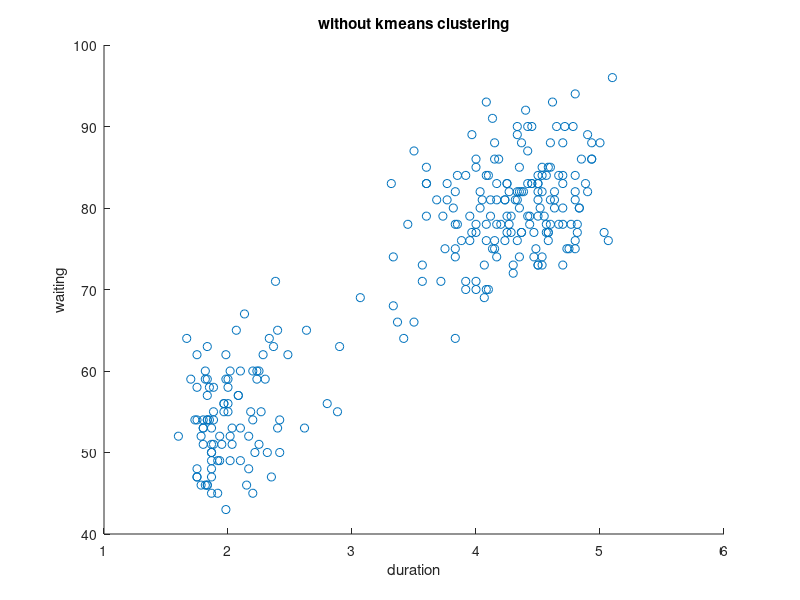
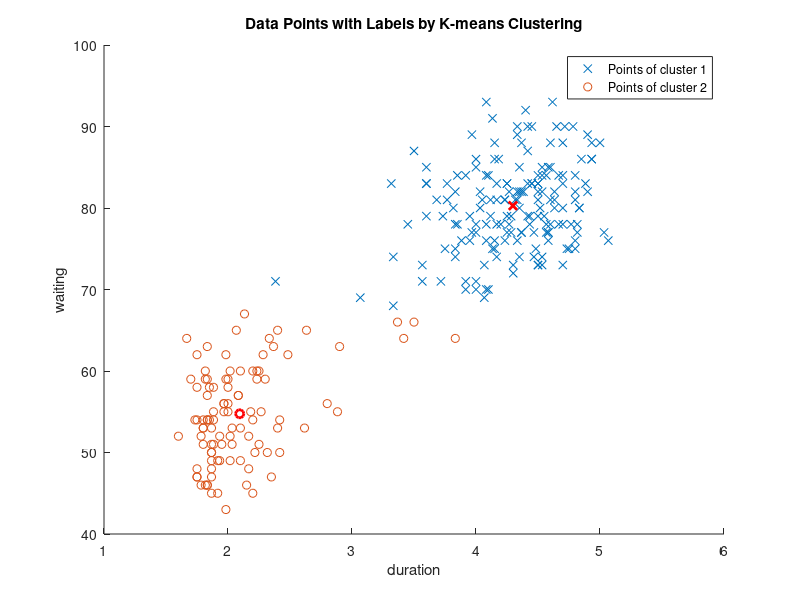

These figures' MATLAB source, in order: (Note: this script raises an error after producing the figures.)
clear
clc
close all
duration = load('duration.mat');
duration = duration.duration;
waiting = load('waiting.mat');
waiting = waiting.waiting;
scatter(duration,waiting);
title('without kmeans clustering')
xlabel('duration')
ylabel('waiting')


%cascade data points
samples = [duration,waiting];
%shuffle
samples = samples(randperm(size(samples,1)),:);
%kmeans 
[y,C] = kmeans(samples,2);

%figure the clusters
figure
hold on
scatter(samples(y == 1,1),samples(y==1,2),'x')
scatter(samples(y == 2,1),samples(y==2,2),'o')
plot(C(1,1),C(1,2),'rx','LineWidth',2)
plot(C(2,1),C(2,2), 'ro','LineWidth',2)
legend('Points of cluster 1','Points of cluster 2')
title('Data Points with Labels by K-means Clustering')
xlabel('duration')
ylabel('waiting')
hold off

figure
GMM2d2popuEMcore(samples,0)
hold on
scatter3(samples(y == 1,1),samples(y==1,2),ones(length(samples(y==1,1)),1),'rx')
scatter3(samples(y == 2,1),samples(y==2,2),ones(length(samples(y==2,1)),1),'ro')
plot(C(1,1),C(1,2),'rx','LineWidth',2)
plot(C(2,1),C(2,2), 'ro','LineWidth',2)
% legend('Points of cluster 1','Points of cluster 2')
title('Data Points with Labels by K-means Clustering & EM GMM estimation')
xlabel('duration')
ylabel('waiting')
hold off
